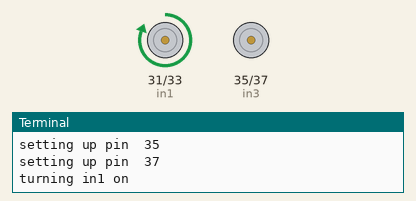
Recording of a program running on a simulated Raspberry Pi (header pin numbers). Parts: motor-driver pin pairs drawn as motors (green arrow = first pin HIGH = forward, orange = second pin HIGH = backward, longer = more drive), the last lines printed to the terminal. At 16.0 s the program stops and its outputs stay as they are.

Above: at 0.1 s.
At 4.1 s:
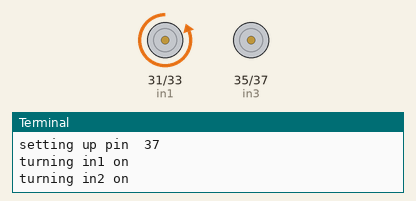
At 8.1 s:
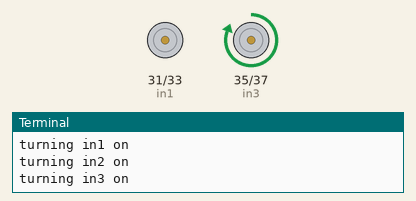
At 14.1 s:
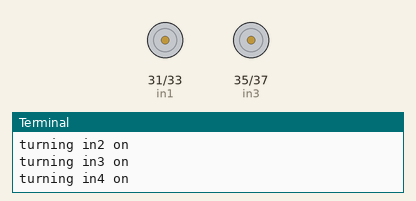
Timing chart, 0 to 15.6 s (numbered marks = the images above):
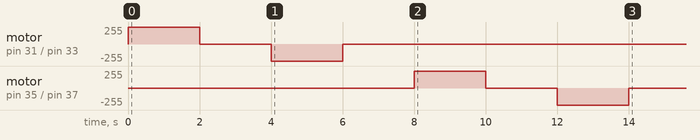

The program:

motor_drive2.py
```python
import RPi.GPIO as GPIO
import time

GPIO.setmode(GPIO.BOARD)
GPIO.setwarnings(False)

in1 = 31
in2 = 33
in3 = 35
in4 = 37


# in1 is the brown wire, it is connect to GPIO6 which is pin 31
GPIO.setup(in1, GPIO.OUT)
print("setting up pin ", in1)

# in2 is the red wire, it is connected to GPIO13 which is pin 33
GPIO.setup(in2, GPIO.OUT)
print("setting up pin ", in2)

# in3 is the yellow wire, it is connected to GPIO19 which is pin 35
GPIO.setup(in3, GPIO.OUT)
print("setting up pin ", in3)

# in4 is the orange wire, it is connected to GPIO26 which is pin 37
GPIO.setup(in4, GPIO.OUT)
print("setting up pin ", in4)

# turning in1 on
print("turning in1 on")
GPIO.output(in1, GPIO.HIGH)
time.sleep(2)
GPIO.output(in1, GPIO.LOW)
time.sleep(2)

# turning in2 on
print("turning in2 on")
GPIO.output(in2, GPIO.HIGH)
time.sleep(2)
GPIO.output(in2, GPIO.LOW)
time.sleep(2)

# turning in3 on
print("turning in3 on")
GPIO.output(in3, GPIO.HIGH)
time.sleep(2)
GPIO.output(in3, GPIO.LOW)
time.sleep(2)

# turning in4 on
print("turning in4 on")
GPIO.output(in4, GPIO.HIGH)
time.sleep(2)
GPIO.output(in4, GPIO.LOW)
time.sleep(2)
```

Measured:
- by itself, motor on pin 35 (in3) / pin 37 (in4): stopped → forward 255/255 at 8.0 s, → stopped 2.0 s later, → backward 255/255 2.0 s later, → stopped 2.0 s later
- by itself, motor on pin 31 (in1) / pin 33 (in2): stopped → forward 255/255 at 0.00 s, → stopped 2.0 s later, → backward 255/255 2.0 s later, → stopped 2.0 s later
